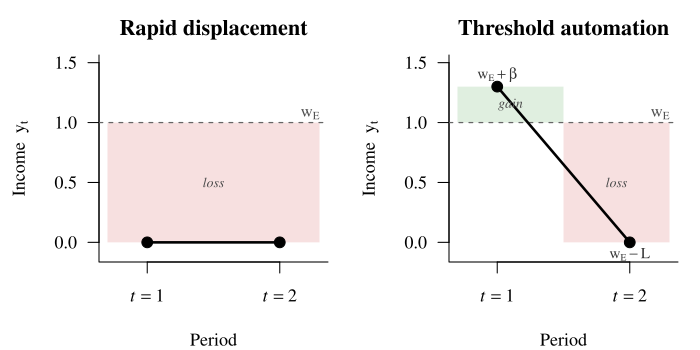

Reproduce this figure in R.
w_E <- 1
L   <- 1
beta <- 0.3
rapid_y     <- c(w_E - L, w_E - L)
threshold_y <- c(w_E + beta, w_E - L)

pdf("figures/fig_income_paths.pdf", width = 7, height = 3.5, family = "serif")
par(mfrow = c(1, 2), mar = c(4, 4.5, 2.5, 1), cex = 1.1)
col_loss <- rgb(0.8, 0.2, 0.2, alpha = 0.15)
col_gain <- rgb(0.2, 0.6, 0.2, alpha = 0.15)

# Left panel: Rapid
plot(1:2, rapid_y, type = "n", xlim = c(0.7, 2.3), ylim = c(-0.1, 1.5),
     xlab = "Period", ylab = expression(paste("Income  ", y[t])),
     main = "Rapid displacement", xaxt = "n", yaxt = "n", bty = "l")
axis(1, at = 1:2, labels = c(expression(italic(t) == 1), expression(italic(t) == 2)))
axis(2, at = seq(0, 1.5, 0.5), las = 1)
rect(0.7, 0, 2.3, w_E, col = col_loss, border = NA)
abline(h = w_E, lty = 2, lwd = 1.2, col = "grey40")
text(2.3, w_E + 0.07, expression(w[E]), adj = 1, cex = 0.9, col = "grey30")
lines(1:2, rapid_y, lwd = 2.5, col = "black")
points(1:2, rapid_y, pch = 19, cex = 1.3, col = "black")
text(1.5, 0.5, "loss", cex = 0.75, font = 3, col = "grey30")

# Right panel: Threshold
plot(1:2, threshold_y, type = "n", xlim = c(0.7, 2.3), ylim = c(-0.1, 1.5),
     xlab = "Period", ylab = expression(paste("Income  ", y[t])),
     main = "Threshold automation", xaxt = "n", yaxt = "n", bty = "l")
axis(1, at = 1:2, labels = c(expression(italic(t) == 1), expression(italic(t) == 2)))
axis(2, at = seq(0, 1.5, 0.5), las = 1)
rect(0.7, w_E, 1.5, threshold_y[1], col = col_gain, border = NA)
rect(1.5, 0, 2.3, w_E, col = col_loss, border = NA)
abline(h = w_E, lty = 2, lwd = 1.2, col = "grey40")
text(2.3, w_E + 0.07, expression(w[E]), adj = 1, cex = 0.9, col = "grey30")
lines(1:2, threshold_y, lwd = 2.5, col = "black")
points(1:2, threshold_y, pch = 19, cex = 1.3, col = "black")
text(1, threshold_y[1] + 0.10, expression(w[E] + beta), cex = 0.8, col = "grey20")
text(2, threshold_y[2] - 0.10, expression(w[E] - L), cex = 0.8, col = "grey20")
text(1.1, w_E + (threshold_y[1] - w_E) / 2, "gain", cex = 0.75, font = 3, col = "grey30")
text(1.9, w_E / 2, "loss", cex = 0.75, font = 3, col = "grey30")
dev.off()
